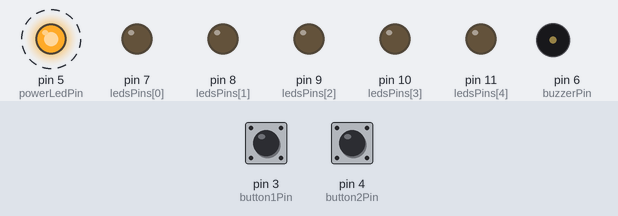
This sketch was run on a simulated Arduino Uno, built with avr-gcc and run on an emulated ATmega328P. On the bench: output pins drawn as LEDs (lit = HIGH), buzzer (waves = sounding). Dashed ring = blinking. The test bench sets the inputs (shaded band); at power-on: pin 4 (button2Pin) HIGH, pin 3 (button1Pin) HIGH.

Above: at 3.25 s.
3.3 s: pin 4 (button2Pin) pulled LOW for 0.25 s
At 3.37 s:
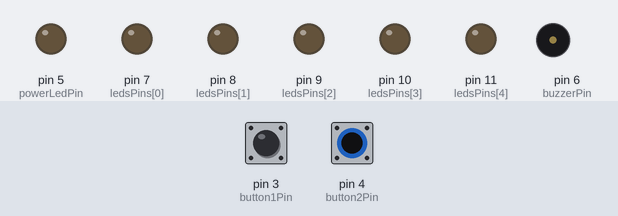
At 4.4 s:
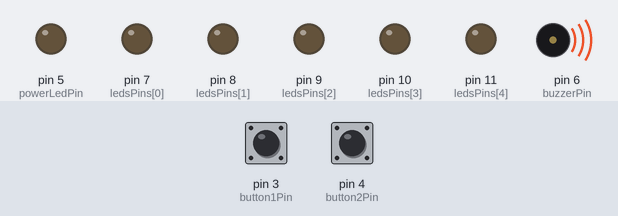
Timing chart, 0 to 20.6 s (numbered marks = the images above; inputs shaded):
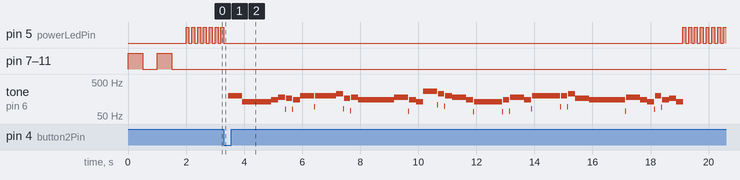

Measured:
- after the input at 3.3 s, tone on pin 6 (buzzerPin): plays 198 Hz for 0.48 s, 132 Hz for 1.0 s, 148 Hz for 0.24 s, 176 Hz for 0.24 s, 79 Hz for 0.04 s, 166 Hz for 0.20 s … (53 notes in this stretch), starting after 0.15 s
- by itself, pin 5 (powerLedPin): repeats every 0.20 s: HIGH 0.10 s, LOW 0.10 s

The sketch:

BuzzerBargraphSwitchLed.ino
```cpp
int ledsPins[] = {7, 8, 9, 10, 11}; // bargraphe
int buzzerPin = 6;
int powerLedPin = 5;
int button1Pin = 3;
int button2Pin = 4;

int button1State = 0;
int button2State = 0;

int noteFreqArr[] = {
49.4, 52.3, 55.4, 58.7, 62.2, 65.9, 69.9, 74, 78.4, 83.1, 88, 93.2,
98.8, 105, 111, 117, 124, 132, 140, 148, 157, 166, 176, 186,
198, 209, 222, 235, 249, 264, 279, 296, 314, 332, 352, 373,
395, 419, 444, 470, 498, 527, 559, 592, 627, 665, 704, 746,
790, 837, 887, 940, 996, 1050, 1110, 1180, 1250, 1320, 1400, 1490,
1580, 1670, 1770, 1870, 1990, 2100};

void setup() {
  // assignement du mode des pins digitaux
  // pour les pins des leds du bargraphe
  for (int i = 0; i < (sizeof(ledsPins)/sizeof(int)); i++){
    pinMode(ledsPins[i], OUTPUT);
  }

  // pour les autres pins
  pinMode(buzzerPin, OUTPUT);
  pinMode(powerLedPin, OUTPUT);
  pinMode(button1Pin, INPUT_PULLUP);
  pinMode(button2Pin, INPUT_PULLUP);

  AllLedsOn();
  delay(500);
  AllLedsOff();
  delay(500);
  AllLedsOn();
  delay(500);
  AllLedsOff();
  delay(500);
}

void loop() {
  // put your main code here, to run repeatedly:
  // on recupere l etat des 2 boutons
  button1State = digitalRead(button1Pin);
  button2State = digitalRead(button2Pin);

  // si bouton 1 ON, on joue une anim sur le bargraphe
  if (button1State == LOW)
  {
    animBargraph();
  }
  else
  {
    // si bouton 2 ON, ou joue le french cancan avec le buzzer
    if (button2State == LOW)
    {
      playFrenchCanCan();
    }
  }
  digitalWrite(powerLedPin, HIGH);
  delay(100);
  digitalWrite(powerLedPin, LOW);
  delay(100);
}

void animBargraph()
{
  for (int i = 0; i < (sizeof(ledsPins)/sizeof(int)); i++)
  {
    digitalWrite(ledsPins[i], HIGH);
    delay(50);
  }
  for (int i = 0; i < (sizeof(ledsPins)/sizeof(int)); i++)
  {
    digitalWrite(ledsPins[i], LOW);
    delay(50);
  }
}

// allume toutes les leds du bargraphe
void AllLedsOn()
{
  for (int i = 0; i < (sizeof(ledsPins)/sizeof(int)); i++)
  {
    digitalWrite(ledsPins[i], HIGH);
  }
}

// eteint toutes les leds du bargraphe
void AllLedsOff()
{
  for (int i = 0; i < (sizeof(ledsPins)/sizeof(int)); i++)
  {
    digitalWrite(ledsPins[i], LOW);
  }
}

// Buzzer example function for the CEM-1203 buzzer (Sparkfun's part #COM-07950).
// by Rob Faludi
// http://www.faludi.com
void playNote(int noteInt, long length, long breath = 20) {
  length = length - breath;
  buzz(buzzerPin, noteFreqArr[noteInt], length);
  if(breath > 0) { //take a short pause or 'breath' if specified
    delay(breath);
  }
}

void buzz(int targetPin, long frequency, long length) {
  long delayValue = 1000000/frequency/2; // calculate the delay value between transitions
  //// 1 second's worth of microseconds, divided by the frequency, then split in half since
  //// there are two phases to each cycle
  long numCycles = frequency * length/ 1000; // calculate the number of cycles for proper timing
  //// multiply frequency, which is really cycles per second, by the number of seconds to
  //// get the total number of cycles to produce
  for (long i=0; i < numCycles; i++){ // for the calculated length of time...
    digitalWrite(targetPin,HIGH); // write the buzzer pin high to push out the diaphram
    delayMicroseconds(delayValue); // wait for the calculated delay value
    digitalWrite(targetPin,LOW); // write the buzzer pin low to pull back the diaphram
    delayMicroseconds(delayValue); // wait againf or the calculated delay value
  }
}

void playFrenchCanCan()
{
  playNote(24,500);
  playNote(17,1000);
  playNote(19,250);
  playNote(22,250);
  playNote(21,250);
  playNote(19,250);
  playNote(24,500);
  playNote(24,500);
  playNote(24,250);
  playNote(26,250);
  playNote(21,250);
  playNote(22,250);
  playNote(19,500);
  playNote(19,500);
  playNote(19,250);
  playNote(22,250);
  playNote(21,250);
  playNote(19,250);
  playNote(17,250);
  playNote(29,250);
  playNote(28,250);
  playNote(26,250);
  playNote(24,250);
  playNote(22,250);
  playNote(21,250);
  playNote(19,250);
  playNote(17,1000);
  playNote(19,250);
  playNote(22,250);
  playNote(21,250);
  playNote(19,250);
  playNote(24,500);
  playNote(24,500);
  playNote(24,250);
  playNote(26,250);
  playNote(21,250);
  playNote(22,250);
  playNote(19,500);
  playNote(19,500);
  playNote(19,250);
  playNote(22,250);
  playNote(21,250);
  playNote(19,250);
  playNote(17,250);
  playNote(24,250);
  playNote(19,250);
  playNote(21,250);
  playNote(17,250);
}
```
